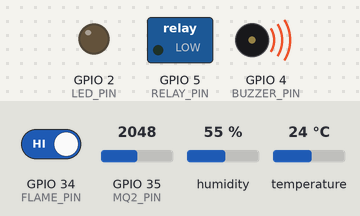
A sketch run on a simulated ESP32. Shown: switched loads named in the sketch (green lamp = pin HIGH), output pins drawn as LEDs (lit = HIGH), buzzer (waves = sounding, pin HIGH). The test bench sets the inputs (shaded band); at power-on: GPIO 35 (MQ2_PIN) = 2048, GPIO 34 (FLAME_PIN) HIGH, humidity 55 %, temperature 24 °C. WiFi joins after 1.5 s; servers stay silent unless stated; random numbers use the default seed unless the sketch sets one; no MQTT or app messages arrive unless stated; what the sketch prints to the serial monitor is not drawn.

Above: at 4.9 s.
5.0 s: GPIO 35 (MQ2_PIN) set to 1264
6.8 s: GPIO 35 (MQ2_PIN) set to 1191
At 10.7 s:
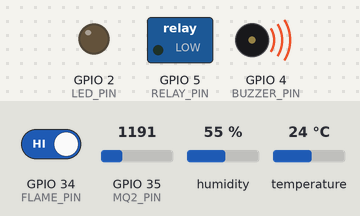
11.8 s: GPIO 34 (FLAME_PIN) driven LOW
At 16.1 s:
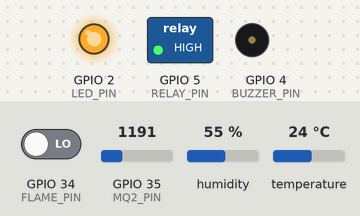
19.8 s: GPIO 34 (FLAME_PIN) driven HIGH
At 21.1 s:
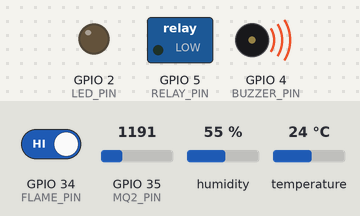
Timing chart, 0 to 22.8 s (numbered marks = the images above; inputs shaded):
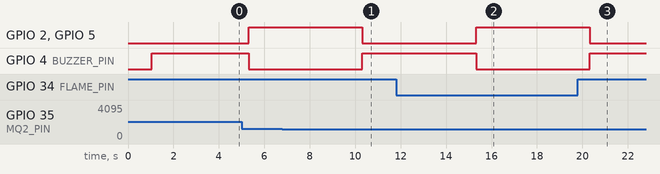

The sketch:

sketch_dec9a.ino
```cpp
// ==========================================
// DEBUG ESP32 - IN ĐẦY ĐỦ THÔNG TIN
// ==========================================

#include "soc/soc.h"
#include "soc/rtc_cntl_reg.h"
#include <WiFi.h>
#include <PubSubClient.h>
#include <DHT.h>
#include <ArduinoJson.h>

// ==========================================
// WIFI CONFIG
// ==========================================
#define WIFI_SSID "Ngan"
#define WIFI_PASSWORD "Ngan132013"

// ==========================================
// MQTT CONFIG
// ==========================================
#define MQTT_SERVER "broker.hivemq.com"
#define MQTT_PORT 1883
#define MQTT_CLIENT_ID "HCMUTE_ESP32_Fire_Alarm"

#define TOPIC_SENSORS "hcmute/fire/sensors"
#define TOPIC_DEVICES "hcmute/fire/devices"
#define TOPIC_LED "hcmute/fire/devices/led"
#define TOPIC_SPEAKER "hcmute/fire/devices/speaker"
#define TOPIC_SOS "hcmute/fire/devices/sos"
#define TOPIC_STATUS "hcmute/fire/status"

// ==========================================
// SENSOR PINS
// ==========================================
#define DHT_PIN 23
#define MQ2_PIN 35
#define FLAME_PIN 34
#define DHT_TYPE DHT22

// ==========================================
// OUTPUT PINS
// ==========================================
#define LED_PIN 2
#define BUZZER_PIN 4
#define RELAY_PIN 5

// ==========================================
// THRESHOLDS
// ==========================================
#define TEMP_THRESHOLD 50
#define SMOKE_THRESHOLD 300

// ==========================================
// OBJECTS
// ==========================================
DHT dht(DHT_PIN, DHT_TYPE);
WiFiClient espClient;
PubSubClient mqttClient(espClient);

// ==========================================
// GLOBAL VARIABLES
// ==========================================
unsigned long lastSensorUpdate = 0;
unsigned long lastMqttReconnect = 0;
unsigned long lastDebugPrint = 0;
const long sensorInterval = 5000;
const long mqttReconnectInterval = 5000;
const long debugInterval = 3000;  // In debug mỗi 3s

bool ledState = false;
bool speakerState = false;
bool sosState = false;
bool previousDangerState = false;

// ==========================================
// IN THÔNG TIN NETWORK CHI TIẾT
// ==========================================
void printNetworkInfo() {
  Serial.println("\n╔════════════════════════════════════════════╗");
  Serial.println("║     THÔNG TIN NETWORK ESP32                ║");
  Serial.println("╠════════════════════════════════════════════╣");

  // WiFi Info
  Serial.print("║ 📶 SSID: ");
  Serial.println(WiFi.SSID());

  Serial.print("║ 🔒 IP Address: ");
  Serial.println(WiFi.localIP());  // ⭐⭐⭐ ĐÂY LÀ IP BẠN CẦN! ⭐⭐⭐

  Serial.print("║ 🌐 Gateway: ");
  Serial.println(WiFi.gatewayIP());

  Serial.print("║ 🎭 Subnet Mask: ");
  Serial.println(WiFi.subnetMask());

  Serial.print("║ 📡 MAC Address: ");
  Serial.println(WiFi.macAddress());

  Serial.print("║ 📶 Signal Strength (RSSI): ");
  Serial.print(WiFi.RSSI());
  Serial.println(" dBm");

  if (WiFi.RSSI() > -50) {
    Serial.println("║    → ✅ Tín hiệu XUẤT SẮC");
  } else if (WiFi.RSSI() > -60) {
    Serial.println("║    → ✅ Tín hiệu TỐT");
  } else if (WiFi.RSSI() > -70) {
    Serial.println("║    → ⚠️  Tín hiệu TRUNG BÌNH");
  } else {
    Serial.println("║    → ❌ Tín hiệu YẾU - có thể mất gói tin!");
  }

  // DNS Check
  Serial.println("║                                            ║");
  Serial.print("║ 🔍 DNS Lookup: ");
  Serial.print(MQTT_SERVER);
  IPAddress brokerIP;
  if (WiFi.hostByName(MQTT_SERVER, brokerIP)) {
    Serial.print(" → ");
    Serial.println(brokerIP);
  } else {
    Serial.println(" → ❌ FAILED!");
  }

  Serial.println("╚════════════════════════════════════════════╝\n");

  // ⭐⭐⭐ IN TO VÀ RÕ RÀNG IP CỦA ESP32 ⭐⭐⭐
  Serial.println("\n");
  Serial.println("╔═══════════════════════════════════════════════════╗");
  Serial.println("║          ⭐⭐⭐ LƯU Ý QUAN TRỌNG ⭐⭐⭐             ║");
  Serial.println("╠═══════════════════════════════════════════════════╣");
  Serial.print("║  IP CỦA ESP32 LÀ: ");
  Serial.print(WiFi.localIP());
  Serial.println("                   ║");
  Serial.println("║                                                   ║");
  Serial.println("║  → Dùng IP này để filter trong Wireshark:        ║");
  Serial.print("║    ip.addr == ");
  Serial.print(WiFi.localIP());
  Serial.println("                      ║");
  Serial.println("╚═══════════════════════════════════════════════════╝\n");
}

// ==========================================
// IN TRẠNG THÁI HỆ THỐNG
// ==========================================
void printSystemStatus() {
  Serial.println("\n┌─────────────────── STATUS ───────────────────┐");
  Serial.printf("│ ⏰ Uptime: %lu giây\n", millis() / 1000);
  Serial.printf("│ 📶 WiFi: %s (RSSI: %d dBm)\n",
                WiFi.status() == WL_CONNECTED ? "✅ Connected" : "❌ Disconnected",
                WiFi.RSSI());
  Serial.printf("│ 📡 MQTT: %s\n",
                mqttClient.connected() ? "✅ Connected" : "❌ Disconnected");

  if (mqttClient.connected()) {
    Serial.printf("│    └─ Broker IP: ");
    Serial.println(espClient.remoteIP());
  }

  Serial.printf("│ 💡 LED: %s\n", ledState ? "ON" : "OFF");
  Serial.printf("│ 🔊 Speaker: %s\n", speakerState ? "ON" : "OFF");
  Serial.printf("│ 🆘 SOS: %s\n", sosState ? "ON" : "OFF");
  Serial.println("└──────────────────────────────────────────────┘\n");
}

// ==========================================
// MQTT CALLBACK
// ==========================================
void mqttCallback(char* topic, byte* payload, unsigned int length) {
  Serial.print("📨 Nhận MQTT từ broker: ");
  Serial.println(espClient.remoteIP());
  Serial.print("   Topic: ");
  Serial.println(topic);
  Serial.print("   Payload: ");

  String message;
  for (int i = 0; i < length; i++) {
    message += (char)payload[i];
  }
  Serial.println(message);
  Serial.println();

  StaticJsonDocument<200> doc;
  DeserializationError error = deserializeJson(doc, message);

  if (error) {
    Serial.print("❌ JSON Parse Error: ");
    Serial.println(error.c_str());
    return;
  }

  if (String(topic) == TOPIC_LED || String(topic) == TOPIC_DEVICES) {
    if (doc.containsKey("led")) {
      ledState = doc["led"];
      digitalWrite(LED_PIN, ledState ? HIGH : LOW);
      Serial.printf("💡 LED: %s\n", ledState ? "ON" : "OFF");
    }
  }

  if (String(topic) == TOPIC_SPEAKER || String(topic) == TOPIC_DEVICES) {
    if (doc.containsKey("speaker")) {
      speakerState = doc["speaker"];
      digitalWrite(BUZZER_PIN, speakerState ? LOW : HIGH);
      Serial.printf("🔊 Speaker: %s\n", speakerState ? "ON" : "OFF");
    }
  }

  if (String(topic) == TOPIC_SOS || String(topic) == TOPIC_DEVICES) {
    if (doc.containsKey("sos")) {
      sosState = doc["sos"];
      digitalWrite(RELAY_PIN, sosState ? HIGH : LOW);
      Serial.printf("🆘 SOS: %s\n", sosState ? "ON" : "OFF");
    }
  }
}

// ==========================================
// CONNECT TO MQTT
// ==========================================
void connectMQTT() {
  if (millis() - lastMqttReconnect < mqttReconnectInterval) {
    return;
  }
  lastMqttReconnect = millis();

  Serial.println("\n╔════════════════════════════════════════╗");
  Serial.println("║      ĐANG KẾT NỐI MQTT BROKER          ║");
  Serial.println("╠════════════════════════════════════════╣");
  Serial.print("║ Server: ");
  Serial.println(MQTT_SERVER);
  Serial.print("║ Port: ");
  Serial.println(MQTT_PORT);

  mqttClient.disconnect();
  delay(100);

  int attempts = 0;
  while (!mqttClient.connected() && attempts < 3) {
    attempts++;
    Serial.printf("║ 🔄 Lần thử %d/3...\n", attempts);

    String clientId = MQTT_CLIENT_ID;
    clientId += "_";
    clientId += String(random(0xffff), HEX);

    if (mqttClient.connect(clientId.c_str())) {
      Serial.println("║ ✅ MQTT CONNECTED!");
      Serial.print("║ 📍 Broker IP: ");
      Serial.println(espClient.remoteIP());
      Serial.println("╠════════════════════════════════════════╣");

      // Subscribe
      bool sub1 = mqttClient.subscribe(TOPIC_DEVICES);
      bool sub2 = mqttClient.subscribe(TOPIC_LED);
      bool sub3 = mqttClient.subscribe(TOPIC_SPEAKER);
      bool sub4 = mqttClient.subscribe(TOPIC_SOS);

      Serial.printf("║ 📡 Subscribe Results:\n");
      Serial.printf("║    Devices: %s\n", sub1 ? "✅" : "❌");
      Serial.printf("║    LED: %s\n", sub2 ? "✅" : "❌");
      Serial.printf("║    Speaker: %s\n", sub3 ? "✅" : "❌");
      Serial.printf("║    SOS: %s\n", sub4 ? "✅" : "❌");
      Serial.println("╚════════════════════════════════════════╝\n");

      // Publish status
      String status = "{\"status\":\"online\",\"device\":\"ESP32_Fire_Alarm\",\"ip\":\"" +
                      WiFi.localIP().toString() + "\"}";
      mqttClient.publish(TOPIC_STATUS, status.c_str());

      return;

    } else {
      Serial.print("║ ❌ FAILED, rc=");
      Serial.print(mqttClient.state());
      Serial.print(" → ");

      switch(mqttClient.state()) {
        case -4: Serial.println("TIMEOUT"); break;
        case -3: Serial.println("CONNECTION_LOST"); break;
        case -2: Serial.println("CONNECT_FAILED"); break;
        case -1: Serial.println("DISCONNECTED"); break;
        case  1: Serial.println("BAD_PROTOCOL"); break;
        case  2: Serial.println("BAD_CLIENT_ID"); break;
        case  3: Serial.println("UNAVAILABLE"); break;
        case  4: Serial.println("BAD_CREDENTIALS"); break;
        case  5: Serial.println("UNAUTHORIZED"); break;
        default: Serial.println("UNKNOWN"); break;
      }

      delay(2000);
    }
  }

  if (!mqttClient.connected()) {
    Serial.println("║ ⚠️  MQTT connection FAILED!");
    Serial.println("╚════════════════════════════════════════╝\n");
  }
}

// ==========================================
// PUBLISH SENSOR DATA
// ==========================================
void publishSensorData(float temp, float hum, int smoke, bool flame) {
  if (!mqttClient.connected()) {
    Serial.println("⚠️  Không thể publish - MQTT chưa kết nối");
    return;
  }

  StaticJsonDocument<256> doc;
  doc["temperature"] = temp;
  doc["humidity"] = hum;
  doc["smoke"] = smoke;
  doc["flame"] = flame;
  doc["timestamp"] = millis();

  bool isDangerous = (temp > TEMP_THRESHOLD) || (smoke > SMOKE_THRESHOLD) || flame;
  doc["dangerous"] = isDangerous;

  String output;
  serializeJson(doc, output);

  Serial.println("\n┌──────── PUBLISHING SENSOR DATA ────────┐");
  Serial.print("│ Topic: ");
  Serial.println(TOPIC_SENSORS);
  Serial.print("│ Payload: ");
  Serial.println(output);
  Serial.print("│ Size: ");
  Serial.print(output.length());
  Serial.println(" bytes");

  if (mqttClient.publish(TOPIC_SENSORS, output.c_str())) {
    Serial.println("│ Status: ✅ PUBLISHED!");
    Serial.println("│");
    Serial.println("│ ⭐ BẮT GÓI TIN NÀY TRONG WIRESHARK:");
    Serial.print("│    Filter: mqtt.topic == \"");
    Serial.print(TOPIC_SENSORS);
    Serial.println("\"");
    Serial.print("│    hoặc: ip.addr == ");
    Serial.println(WiFi.localIP());
  } else {
    Serial.println("│ Status: ❌ PUBLISH FAILED!");
    Serial.print("│ MQTT State: ");
    Serial.println(mqttClient.state());
  }
  Serial.println("└────────────────────────────────────────┘\n");
}

// ==========================================
// PUBLISH DEVICE STATE
// ==========================================
void publishDeviceState() {
  if (!mqttClient.connected()) return;

  StaticJsonDocument<256> doc;
  doc["led"] = ledState;
  doc["speaker"] = speakerState;
  doc["sos"] = sosState;
  doc["timestamp"] = millis();

  String output;
  serializeJson(doc, output);

  Serial.println("📤 Publishing device state...");
  mqttClient.publish(TOPIC_DEVICES, output.c_str());
}

// ==========================================
// CHECK DANGER & AUTO CONTROL
// ==========================================
void checkDangerAndControl(float temp, int smoke, bool flameDetected) {
  bool isDangerous = (temp > TEMP_THRESHOLD) ||
                     (smoke > SMOKE_THRESHOLD) ||
                     flameDetected;

  if (isDangerous && !previousDangerState) {
    Serial.println("\n🚨 ╔═══════════════════════════════════╗");
    Serial.println("    PHÁT HIỆN NGUY HIỂM - BẬT CẢNH BÁO");
    Serial.println("╚═══════════════════════════════════╝ 🚨\n");

    ledState = true;
    speakerState = true;
    sosState = true;

    digitalWrite(LED_PIN, HIGH);
    digitalWrite(BUZZER_PIN, LOW);
    digitalWrite(RELAY_PIN, HIGH);

    publishDeviceState();
    previousDangerState = true;
  }
  else if (!isDangerous && previousDangerState) {
    Serial.println("\n✅ ╔═══════════════════════════════════╗");
    Serial.println("    TRẠNG THÁI AN TOÀN - TẮT THIẾT BỊ");
    Serial.println("╚═══════════════════════════════════╝ ✅\n");

    ledState = false;
    speakerState = false;
    sosState = false;

    digitalWrite(LED_PIN, LOW);
    digitalWrite(BUZZER_PIN, HIGH);
    digitalWrite(RELAY_PIN, LOW);

    publishDeviceState();
    previousDangerState = false;
  }
}

// ==========================================
// SETUP
// ==========================================
void setup() {
  WRITE_PERI_REG(RTC_CNTL_BROWN_OUT_REG, 0);

  Serial.begin(115200);
  delay(1000);

  Serial.println("\n\n\n");
  Serial.println("╔═══════════════════════════════════════════╗");
  Serial.println("║                                           ║");
  Serial.println("║       🔥 HCMUTE IoT Fire Alarm 🔥        ║");
  Serial.println("║          MQTT Protocol Version            ║");
  Serial.println("║                                           ║");
  Serial.println("╚═══════════════════════════════════════════╝\n");

  // GPIO Config
  pinMode(LED_PIN, OUTPUT);
  pinMode(BUZZER_PIN, OUTPUT);
  pinMode(RELAY_PIN, OUTPUT);
  pinMode(FLAME_PIN, INPUT);

  digitalWrite(LED_PIN, LOW);
  digitalWrite(BUZZER_PIN, HIGH);
  digitalWrite(RELAY_PIN, LOW);

  Serial.println("✅ GPIO đã cấu hình");

  // DHT Init
  dht.begin();
  Serial.println("✅ DHT22 đã khởi động");

  // WiFi Connect
  Serial.println("\n┌────────────────────────────────────┐");
  Serial.println("│      ĐANG KẾT NỐI WIFI             │");
  Serial.println("└────────────────────────────────────┘");

  WiFi.mode(WIFI_STA);
  WiFi.begin(WIFI_SSID, WIFI_PASSWORD);
  Serial.print("⏳ Connecting");

  int wifiTimeout = 0;
  while (WiFi.status() != WL_CONNECTED && wifiTimeout < 30) {
    Serial.print(".");
    delay(500);
    wifiTimeout++;
  }

  if (WiFi.status() == WL_CONNECTED) {
    Serial.println(" ✅ CONNECTED!\n");

    // ⭐ IN ĐẦY ĐỦ THÔNG TIN NETWORK
    printNetworkInfo();

  } else {
    Serial.println("\n❌ Không thể kết nối WiFi!");
    Serial.println("🔄 Khởi động lại ESP32...");
    delay(3000);
    ESP.restart();
    return;
  }

  // MQTT Setup
  mqttClient.setServer(MQTT_SERVER, MQTT_PORT);
  mqttClient.setCallback(mqttCallback);
  mqttClient.setBufferSize(1024);
  mqttClient.setKeepAlive(60);
  mqttClient.setSocketTimeout(30);

  // Kết nối MQTT
  connectMQTT();

  Serial.println("\n╔═══════════════════════════════════════════╗");
  Serial.println("║     ✅ HỆ THỐNG SẴN SÀNG! ✅             ║");
  Serial.println("╚═══════════════════════════════════════════╝\n");

  delay(1000);
}

// ==========================================
// LOOP
// ==========================================
void loop() {
  // Maintain MQTT connection
  if (!mqttClient.connected()) {
    Serial.println("⚠️  MQTT disconnected, đang kết nối lại...");
    connectMQTT();
  }
  mqttClient.loop();

  // Print system status mỗi 3 giây
  if (millis() - lastDebugPrint > debugInterval) {
    lastDebugPrint = millis();
    printSystemStatus();
  }

  // Send sensor data
  if (millis() - lastSensorUpdate > sensorInterval) {
    lastSensorUpdate = millis();

    // Read sensors
    float temp = dht.readTemperature();
    float hum = dht.readHumidity();
    int smokeRaw = analogRead(MQ2_PIN);
    int smoke = map(smokeRaw, 0, 4095, 0, 1000);
    int flameValue = digitalRead(FLAME_PIN);
    bool flameDetected = (flameValue == LOW);

    if (isnan(temp) || isnan(hum)) {
      Serial.println("❌ Lỗi đọc DHT22!");
      temp = 0;
      hum = 0;
    }

    // Print sensor values
    Serial.println("\n╔══════════ SENSOR DATA ══════════╗");
    Serial.printf("║ 🌡️  Nhiệt độ: %.1f °C", temp);
    if (temp > TEMP_THRESHOLD) Serial.print(" ⚠️");
    Serial.println();
    Serial.printf("║ 💧 Độ ẩm: %.1f %%\n", hum);
    Serial.printf("║ 💨 Khói: %d PPM (raw: %d)", smoke, smokeRaw);
    if (smoke > SMOKE_THRESHOLD) Serial.print(" ⚠️");
    Serial.println();
    Serial.printf("║ 🔥 Lửa: %s\n", flameDetected ? "PHÁT HIỆN ⚠️" : "Bình thường");
    Serial.println("╚═════════════════════════════════╝");

    // Publish to MQTT
    if (mqttClient.connected()) {
      publishSensorData(temp, hum, smoke, flameDetected);
    } else {
      Serial.println("⚠️  Không thể gửi - MQTT chưa kết nối");
    }

    // Check danger
    checkDangerAndControl(temp, smoke, flameDetected);
  }

  // WiFi reconnect
  if (WiFi.status() != WL_CONNECTED) {
    Serial.println("⚠️  WiFi mất kết nối, đang thử kết nối lại...");
    WiFi.reconnect();
    delay(1000);
  }

  delay(10);
}
```

Measured:
- after the input at 6.8 s, GPIO 2 (LED_PIN), GPIO 5 (RELAY_PIN): HIGH → LOW after 3.5 s; GPIO 4 (BUZZER_PIN): LOW → HIGH after 3.5 s
- after the input at 11.8 s, GPIO 2 (LED_PIN), GPIO 5 (RELAY_PIN): LOW → HIGH after 3.5 s; GPIO 4 (BUZZER_PIN): HIGH → LOW after 3.5 s
- after the input at 19.8 s, GPIO 2 (LED_PIN), GPIO 5 (RELAY_PIN): HIGH → LOW after 0.53 s; GPIO 4 (BUZZER_PIN): LOW → HIGH after 0.53 s
